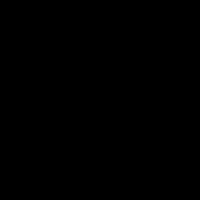
Frame 1 (no input)
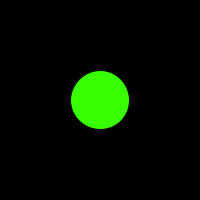
Frame 60 (the mouse pressed at the canvas centre just before this capture)
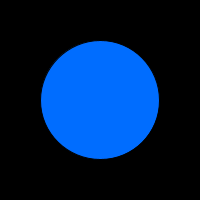
Frame 120 (the mouse held since frame 60 and released just before this capture)

The Processing sketch that drew these frames (run headless with seeded random() and noise(); from frame 60 on, the mouse is pressed at the canvas centre):

// Processing sketch: processing_18490
// ── processing_18490.pde

void setup(){
  size(200,200);
  colorMode(HSB,width);
  frameRate(5);
}
int x=0;
void draw(){
  background(0);
  fill(x,width,width);
  ellipse(100,100,x,x);
  x++;
}
